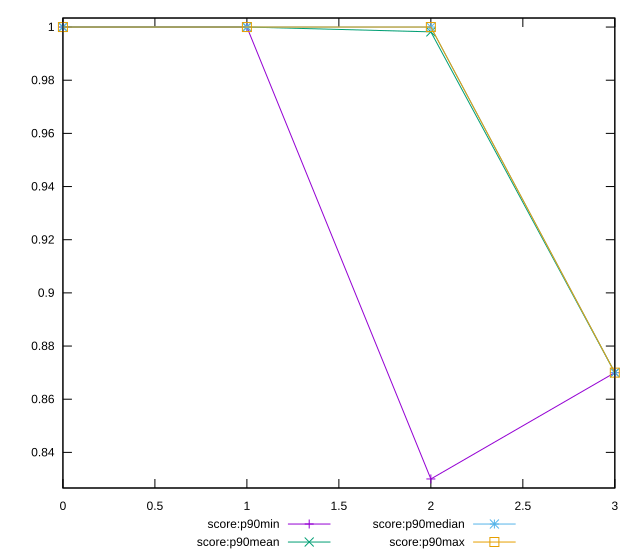

Write the gnuplot code that produced this figure.
reset

$scoreP90Min <<EOF
0 1
1 1
2 0.83
3 0.87
EOF

$scoreP90Mean <<EOF
0 1
1 1
2 0.9981914893617021
3 0.8700000000000002
EOF

$scoreP90Median <<EOF
0 1
1 1
2 1
3 0.87
EOF

$scoreP90Max <<EOF
0 1
1 1
2 1
3 0.87
EOF

set key outside below
set xrange [0:3]
set yrange [0.8266:1.0034]
set trange [0.8266:1.0034]
set terminal svg size 640, 560 enhanced background rgb 'white'
set output "reports/report_00031_2021-02-24T23-18-18.084Z/cumulative-layout-shift/progression/score.svg"

plot $scoreP90Min title "score:p90min" with linespoints, \
     $scoreP90Mean title "score:p90mean" with linespoints, \
     $scoreP90Median title "score:p90median" with linespoints, \
     $scoreP90Max title "score:p90max" with linespoints

reset
